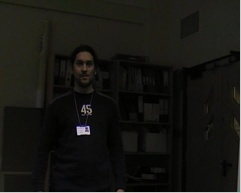
#> input picture TP3/pygoturn-master/data/OTB/Man/img/0004.jpg, 241 x 193 px, given in place of ., which was not available
$ python -i database_learner.py   (imports and definitions only)
#> lines starting #> are read from the running program, lines starting #| are printed output that depends on the picture; pictures that were not available may be replaced by others from this repository, and a replacement may not be noted
import matplotlib.pyplot as plt
import numpy as np
import os
import skimage
import sys


class Learner:
    # Learn images database
    def learn(self, files):
        for f in files:
            # Get image's name without its extension
            img_name = os.path.basename(f).split('.')[0]
            # Find or create images' index
            if not os.path.exists('index'):
                os.mkdir('index')

            # Image is read as a matrix of pixels
            img_pixels = skimage.io.imread(f)
#> img_pixels is the input picture: shape (193, 241, 3); mean R, G, B 22.3, 22, 18.1
            # Learn RGB color histograms
            self.learn_rgb(img_name, img_pixels)
            # Learn oriented gradients histograms (HOG)
            self.learn_hog(img_name, img_pixels)

            print('Image ' + img_name + ' learned')


    # Learn image's RGB color histogram
    def learn_rgb(self, img_name, img_pixels):
#> called with img_name = ''
        red_histogram, green_histogram, blue_histogram = self.calc_rgb(img_pixels)
#> in calc_rgb, `red_histogram = np.histogram(img_pixels[:, :, 0], bins = 256)[0]`: red_histogram = 256 values, max 2239 at index 35, min 0 at index 5, mean 181.7
#> in calc_rgb, `green_histogram = np.histogram(img_pixels[:, :, 1], bins = 256)[0]`: green_histogram = 256 values, max 2097 at index 18, min 0 at index 5, mean 181.7
#> in calc_rgb, `blue_histogram = np.histogram(img_pixels[:, :, 2], bins = 256)[0]`: blue_histogram = 256 values, max 2793 at index 14, min 0 at index 8, mean 181.7

        # Save histograms into the images' index
        file_name = 'index/' + img_name + '_rgb'
        f = open(file_name + '.txt', 'w')
        for r, g, b in zip(red_histogram, green_histogram, blue_histogram):
            f.write(str(r) + '|' + str(g) + '|' + str(b) + '\n')
#> this loop made 256 passes
#> (r, g, b) on passes 1 to 3: (46, 40, 880), (228, 200, 847), (574, 525, 952)
        f.close()

        # Draw a plot with RGB histograms
        plt.plot(red_histogram, 'r')
        plt.plot(green_histogram, 'g')
        plt.plot(blue_histogram, 'b')
        # Save histograms' plot into the images' index and clear plot
        plt.savefig(file_name + '.png')
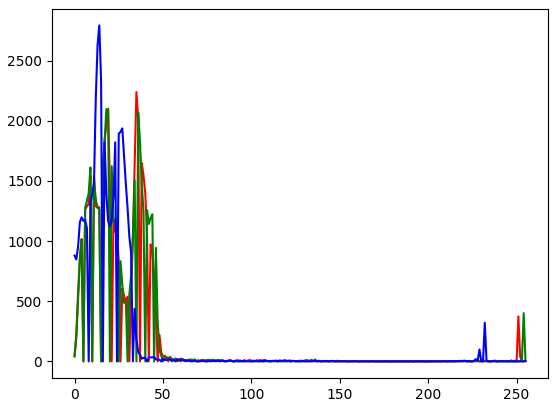
#> figure drawn by matplotlib, 1 panel; curve peaks at x = 35, y = 2239; curve peaks at x = 18, y = 2097; curve peaks at x = 14, y = 2793
        plt.clf()


    # Calculate image's RGB color histogram
    def calc_rgb(self, img_pixels):
        # Convert grayscale images' pixels to RGB color space
        if img_pixels.ndim == 2: # == gray
            img_pixels = skimage.color.gray2rgb(img_pixels)

        # Calculate and return histogram for each color
        red_histogram = np.histogram(img_pixels[:, :, 0], bins = 256)[0]
        green_histogram = np.histogram(img_pixels[:, :, 1], bins = 256)[0]
        blue_histogram = np.histogram(img_pixels[:, :, 2], bins = 256)[0]

        return red_histogram, green_histogram, blue_histogram


    # Learn image's oriented gradients histograms (HOG)
    def learn_hog(self, img_name, img_pixels):
#> called with img_name = ''
        hog, hog_image = self.calc_hog(img_pixels, True)
#> in calc_hog, `img_pixels = skimage.color.rgb2gray(img_pixels.astype(int))`:
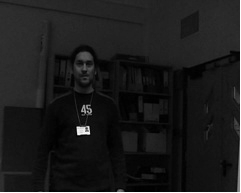
#> img_pixels: shape (193, 241) float64; min 0, max 2.22e-17, mean 2.36e-18; drawn with min black and max white
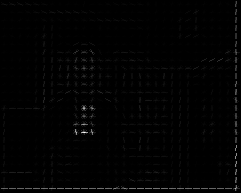
#> hog_image: shape (193, 241) float64; min 0, max 6.48e-18, mean 6.37e-20; drawn with min black and max white

        # Save HOG and the image's dimensions into the images' index
        file_name = 'index/' + img_name + '_hog'
        f = open(file_name + '.txt', 'w')
        f.write('|'.join([str(v) for v in hog]) + '\n')
        f.write(str(np.ma.size(hog_image, 1)) + '|' + str(np.ma.size(hog_image, 0)))
        f.close()

        # Save HOG's image into the images' index
        plt.imsave(file_name + '.png', hog_image, cmap = "gray")
#> pass 3 of the loop in learn, `for f in files:`:
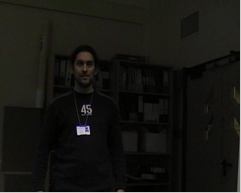
#> input picture TP3/pygoturn-master/data/OTB/Man/img/0005.jpg, 241 x 193 px, given in place of , which was not available
#> in learn, img_pixels is the input picture: shape (193, 241, 3); mean R, G, B 22.2, 22, 18
#> in learn_rgb (call 3), `red_histogram, green_histogram, blue_histogram = self.calc_rgb(img_pix..`: red_histogram = 256 values, max 2162 at index 35, min 0 at index 5, mean 181.7; green_histogram = 256 values, max 2081 at index 18, min 0 at index 5, mean 181.7; blue_histogram = 256 values, max 2889 at index 14, min 0 at index 8, mean 181.7
#> the loop in learn_rgb (call 3), `for r, g, b in zip(red_histogram, green_histogram, blue_histogram):` made 256 passes
#> (r, g, b) on passes 1 to 3: (62, 46, 937), (225, 186, 904), (578, 538, 1018)
#> in learn_rgb (call 3), `plt.savefig(file_name + '.png')`:
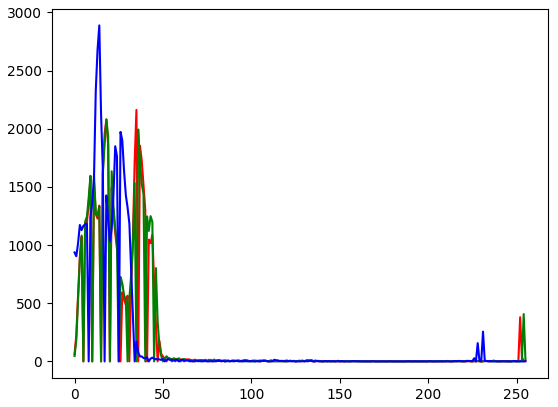
#> figure drawn by matplotlib, 1 panel; curve peaks at x = 35, y = 2162; curve peaks at x = 18, y = 2081; curve peaks at x = 14, y = 2889
#> img_pixels: shape (193, 241) float64
#> in learn_hog (call 3), `hog, hog_image = self.calc_hog(img_pixels, True)`:
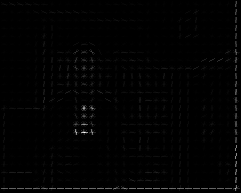
#> hog_image: shape (193, 241) float64; min 0, max 6.56e-18, mean 6.38e-20; drawn with min black and max white
#> the loop made 5 passes; the first 3 are shown


    # Calculate image's oriented gradients histograms (HOG)
    def calc_hog(self, img_pixels, calc_img):
        # Convert RGB images' pixels to grayscale color space
        if img_pixels.ndim == 3: # == RGB
            img_pixels = skimage.color.rgb2gray(img_pixels.astype(int))

        # Calculate and return HOG
        return skimage.feature.hog(img_pixels, visualize = calc_img)


# Program main function
# [42 lines not run here, left out]

#> (the run stopped early here; a loop or call above may not have finished)
